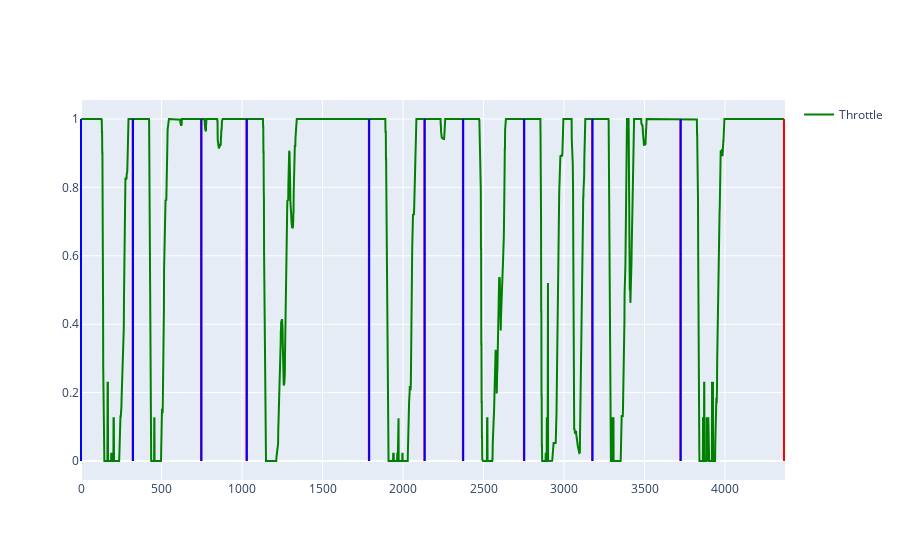

The cell this chart's notebook holds for it:
### Code cell
# for i, df in enumerate(data_frames):
#     fig = lap_fig(df, full_range=True, columns=["Throttle"])
#     fig.show()
sector_start_end, df_max = fast_lap_analyzer.extract_sectors(data_frames)
display(sector_start_end)

# are the sectors similar to the current fast lap?
similarity = fast_lap_analyzer.similar_sectors(sector_start_end, current_sectors)
display(f"Sectors are similar: {similarity}")

fig = lap_fig(df_max, full_range=True, columns=["Throttle"])
# add a vertical line for each sector
for i, sector in enumerate(sector_start_end):
    fig_add_shape(fig, x0=sector["start"], x1=sector["start"], color="blue")
    fig_add_shape(fig, x0=sector["end"] - 1, x1=sector["end"] - 1, color="red")
fig.show()

### Figure 1 — Plotly figure (JSON) as saved in the notebook; plotly's stock layout.template omitted (floating-point values rounded to 4 significant figures; data arrays with more than 128 entries replaced by an {"elided": "..."} marker saying what was removed)
{"data": [{"line": {"color": "green"}, "marker": {"size": 1}, "name": "Throttle", "showlegend": true, "type": "scatter", "x": {"elided": "4368 float values"}, "y": {"elided": "4368 float values"}}], "layout": {"shapes": [{"line": {"color": "blue", "dash": "dot", "width": 2}, "type": "rect", "x0": 0, "x1": 0, "xref": "x", "y0": 0, "y1": 1, "yref": "y"}, {"line": {"color": "red", "dash": "dot", "width": 2}, "type": "rect", "x0": 321, "x1": 321, "xref": "x", "y0": 0, "y1": 1, "yref": "y"}, {"line": {"color": "blue", "dash": "dot", "width": 2}, "type": "rect", "x0": 323, "x1": 323, "xref": "x", "y0": 0, "y1": 1, "yref": "y"}, {"line": {"color": "red", "dash": "dot", "width": 2}, "type": "rect", "x0": 746, "x1": 746, "xref": "x", "y0": 0, "y1": 1, "yref": "y"}, {"line": {"color": "blue", "dash": "dot", "width": 2}, "type": "rect", "x0": 748, "x1": 748, "xref": "x", "y0": 0, "y1": 1, "yref": "y"}, {"line": {"color": "red", "dash": "dot", "width": 2}, "type": "rect", "x0": 1028, "x1": 1028, "xref": "x", "y0": 0, "y1": 1, "yref": "y"}, {"line": {"color": "blue", "dash": "dot", "width": 2}, "type": "rect", "x0": 1030, "x1": 1030, "xref": "x", "y0": 0, "y1": 1, "yref": "y"}, {"line": {"color": "red", "dash": "dot", "width": 2}, "type": "rect", "x0": 1788, "x1": 1788, "xref": "x", "y0": 0, "y1": 1, "yref": "y"}, {"line": {"color": "blue", "dash": "dot", "width": 2}, "type": "rect", "x0": 1790, "x1": 1790, "xref": "x", "y0": 0, "y1": 1, "yref": "y"}, {"line": {"color": "red", "dash": "dot", "width": 2}, "type": "rect", "x0": 2133, "x1": 2133, "xref": "x", "y0": 0, "y1": 1, "yref": "y"}, {"line": {"color": "blue", "dash": "dot", "width": 2}, "type": "rect", "x0": 2135, "x1": 2135, "xref": "x", "y0": 0, "y1": 1, "yref": "y"}, {"line": {"color": "red", "dash": "dot", "width": 2}, "type": "rect", "x0": 2372, "x1": 2372, "xref": "x", "y0": 0, "y1": 1, "yref": "y"}, {"line": {"color": "blue", "dash": "dot", "width": 2}, "type": "rect", "x0": 2374, "x1": 2374, "xref": "x", "y0": 0, "y1": 1, "yref": "y"}, {"line": {"color": "red", "dash": "dot", "width": 2}, "type": "rect", "x0": 2751, "x1": 2751, "xref": "x", "y0": 0, "y1": 1, "yref": "y"}, {"line": {"color": "blue", "dash": "dot", "width": 2}, "type": "rect", "x0": 2753, "x1": 2753, "xref": "x", "y0": 0, "y1": 1, "yref": "y"}, {"line": {"color": "red", "dash": "dot", "width": 2}, "type": "rect", "x0": 3175, "x1": 3175, "xref": "x", "y0": 0, "y1": 1, "yref": "y"}, {"line": {"color": "blue", "dash": "dot", "width": 2}, "type": "rect", "x0": 3177, "x1": 3177, "xref": "x", "y0": 0, "y1": 1, "yref": "y"}, {"line": {"color": "red", "dash": "dot", "width": 2}, "type": "rect", "x0": 3723, "x1": 3723, "xref": "x", "y0": 0, "y1": 1, "yref": "y"}, {"line": {"color": "blue", "dash": "dot", "width": 2}, "type": "rect", "x0": 3725, "x1": 3725, "xref": "x", "y0": 0, "y1": 1, "yref": "y"}, {"line": {"color": "red", "dash": "dot", "width": 2}, "type": "rect", "x0": 4366.0, "x1": 4366.0, "xref": "x", "y0": 0, "y1": 1, "yref": "y"}]}}
